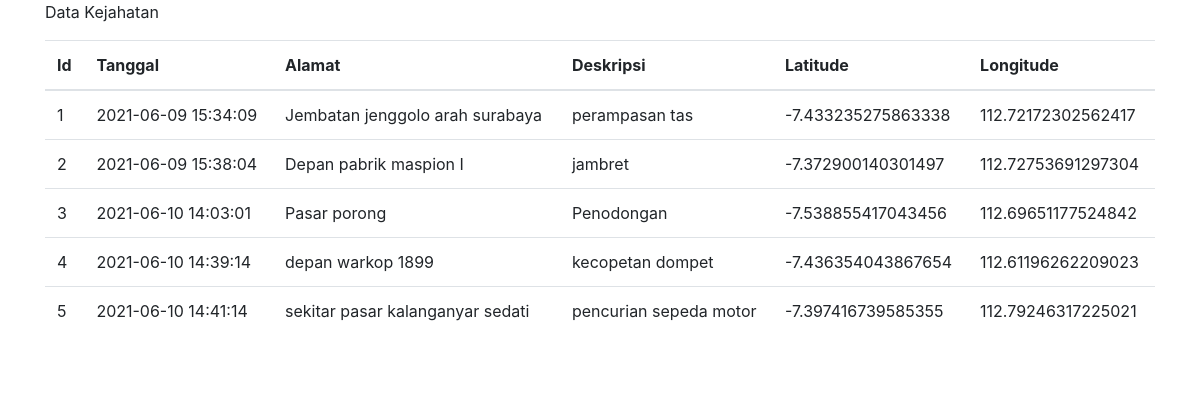
Page /crimelist on the committed database.
### tables this page shows
CREATE TABLE "crime" (
	"id"	text,
	"date"	text,
	"alamat"	text,
	"deskripsi"	text,
	"latitude"	REAL,
	"longitude"	REAL
);

### app.py (the view)
@app.route('/crimelist')
def crimelist():
    con=lite.connect("myskripsi.db")
    con.row_factory = lite.Row
    cur = con.cursor()
    cur.execute("select * from crime")
    rows = cur.fetchall();
    con.close()
    return render_template("crimelist.html", rows = rows)

### templates/crimelist.html (shortened to what this page needs)
<!DOCTYPE html>
<html lang="en">
<head>
  <link href="../static/vendor/bootstrap/css/bootstrap.min.css" rel="stylesheet">
  <link href="../static/vendor/icofont/icofont.min.css" rel="stylesheet">
  <link href="../static/vendor/boxicons/css/boxicons.min.css" rel="stylesheet">
  <link href="../static/vendor/remixicon/remixicon.css" rel="stylesheet">
  <link href="../static/vendor/venobox/venobox.css" rel="stylesheet">
  <link href="../static/vendor/owl.carousel/../static/owl.carousel.min.css" rel="stylesheet">
  <link href="../static/vendor/aos/aos.css" rel="stylesheet">
  <link href="../static/css/style.css" rel="stylesheet">
</head>
<body>
  <div class="container">
    <p>Data Kejahatan<p>
    <table class="table table-hover">
    <thead>
      <th>Id</th>
      <th>Tanggal</th>
      <th>Alamat</th>
      <th>Deskripsi</th>
      <th>Latitude</th>
      <th>Longitude</th>
    </thead>
    <tbody>
      {% for row in rows %}
      <tr>
        <td>{{row["id"]}}</td>
        <td>{{row["date"]}}</td>
        <td>{{row["alamat"]}}</td>
        <td>{{row["deskripsi"]}}</td>
        <td>{{row["latitude"]}}</td>
        <td>{{row["longitude"]}}</td>
      </tr>
      {% endfor %}
    </tbody>
  </table>
</body>
  <a href="#" class="back-to-top"><i class="ri-arrow-up-line"></i></a>
</html>

### rows in the picture
crime: id "1", date "2021-06-09 15:34:09", alamat "Jembatan jenggolo arah surabaya", deskripsi "perampasan tas", latitude "-7.433235275863338", longitude "112.72172302562417"
crime: id "2", date "2021-06-09 15:38:04", alamat "Depan pabrik maspion I", deskripsi "jambret", latitude "-7.372900140301497", longitude "112.72753691297304"
crime: id "3", date "2021-06-10 14:03:01", alamat "Pasar porong", deskripsi "Penodongan", latitude "-7.538855417043456", longitude "112.69651177524842"
crime: id "4", date "2021-06-10 14:39:14", alamat "depan warkop 1899", deskripsi "kecopetan dompet", latitude "-7.436354043867654", longitude "112.61196262209023"
crime: id "5", date "2021-06-10 14:41:14", alamat "sekitar pasar kalanganyar sedati", deskripsi "pencurian sepeda motor", latitude "-7.397416739585355", longitude "112.79246317225021"
